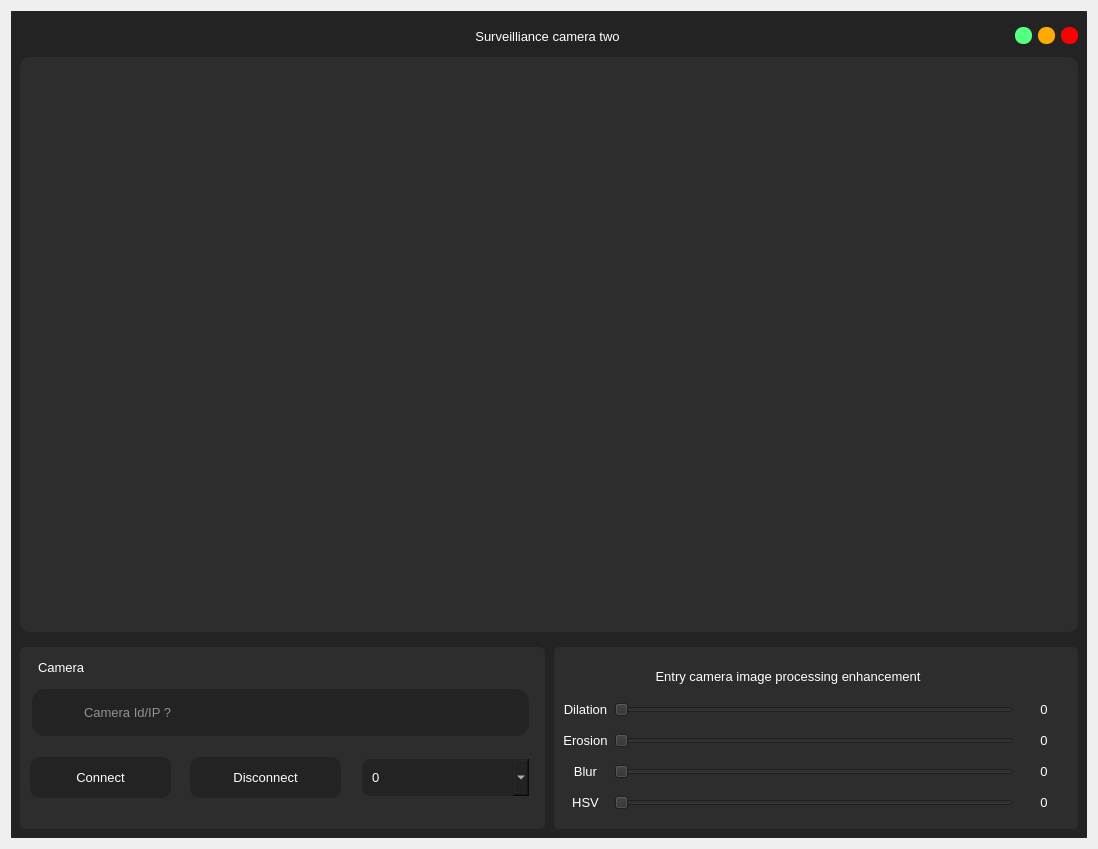
<?xml version="1.0" encoding="UTF-8"?>
<ui version="4.0">
 <class>Dialog</class>
 <widget class="QDialog" name="Dialog">
  <property name="geometry">
   <rect>
    <x>0</x>
    <y>0</y>
    <width>1098</width>
    <height>849</height>
   </rect>
  </property>
  <property name="minimumSize">
   <size>
    <width>1098</width>
    <height>819</height>
   </size>
  </property>
  <property name="maximumSize">
   <size>
    <width>1098</width>
    <height>880</height>
   </size>
  </property>
  <property name="windowTitle">
   <string>Dialog</string>
  </property>
  <layout class="QVBoxLayout" name="verticalLayout">
   <item>
    <widget class="QFrame" name="frame">
     <property name="styleSheet">
      <string notr="true">background-color: rgb(45, 45, 45);</string>
     </property>
     <property name="frameShape">
      <enum>QFrame::NoFrame</enum>
     </property>
     <property name="frameShadow">
      <enum>QFrame::Raised</enum>
     </property>
     <layout class="QVBoxLayout" name="verticalLayout_4">
      <property name="spacing">
       <number>0</number>
      </property>
      <property name="leftMargin">
       <number>0</number>
      </property>
      <property name="topMargin">
       <number>0</number>
      </property>
      <property name="rightMargin">
       <number>0</number>
      </property>
      <property name="bottomMargin">
       <number>0</number>
      </property>
      <item>
       <widget class="QFrame" name="frame_2">
        <property name="styleSheet">
         <string notr="true">QFrame{
	background-color: rgb(35, 35, 35);
	border-radius:5px;
}</string>
        </property>
        <property name="frameShape">
         <enum>QFrame::NoFrame</enum>
        </property>
        <property name="frameShadow">
         <enum>QFrame::Raised</enum>
        </property>
        <layout class="QVBoxLayout" name="verticalLayout_2">
         <property name="leftMargin">
          <number>0</number>
         </property>
         <property name="topMargin">
          <number>0</number>
         </property>
         <property name="rightMargin">
          <number>0</number>
         </property>
         <property name="bottomMargin">
          <number>0</number>
         </property>
         <item>
          <widget class="QFrame" name="frame_3">
           <property name="minimumSize">
            <size>
             <width>0</width>
             <height>40</height>
            </size>
           </property>
           <property name="maximumSize">
            <size>
             <width>16777215</width>
             <height>30</height>
            </size>
           </property>
           <property name="frameShape">
            <enum>QFrame::NoFrame</enum>
           </property>
           <property name="frameShadow">
            <enum>QFrame::Raised</enum>
           </property>
           <layout class="QHBoxLayout" name="horizontalLayout">
            <property name="topMargin">
             <number>0</number>
            </property>
            <property name="bottomMargin">
             <number>0</number>
            </property>
            <item>
             <widget class="QLabel" name="label">
              <property name="minimumSize">
               <size>
                <width>60</width>
                <height>0</height>
               </size>
              </property>
              <property name="maximumSize">
               <size>
                <width>60</width>
                <height>16777215</height>
               </size>
              </property>
              <property name="text">
               <string/>
              </property>
              <property name="pixmap">
               <pixmap resource="../resource/asset.qrc">:/icons/asset/video.svg</pixmap>
              </property>
             </widget>
            </item>
            <item>
             <widget class="QLabel" name="label_2">
              <property name="font">
               <font>
                <family>Arial</family>
                <pointsize>10</pointsize>
               </font>
              </property>
              <property name="styleSheet">
               <string notr="true">QLabel{
	color: rgb(255, 255, 255);
}</string>
              </property>
              <property name="text">
               <string>Surveilliance camera two</string>
              </property>
              <property name="alignment">
               <set>Qt::AlignCenter</set>
              </property>
             </widget>
            </item>
            <item>
             <widget class="QPushButton" name="btn_minimize">
              <property name="minimumSize">
               <size>
                <width>16</width>
                <height>16</height>
               </size>
              </property>
              <property name="maximumSize">
               <size>
                <width>17</width>
                <height>17</height>
               </size>
              </property>
              <property name="styleSheet">
               <string notr="true">QPushButton{
	background-color: rgb(85, 255, 127);
	border:none;
	border-radius: 8px;
}

QPushButton:hover{	
	background-color: rgba(85, 255, 127,150);
	
}</string>
              </property>
              <property name="text">
               <string/>
              </property>
             </widget>
            </item>
            <item>
             <widget class="QPushButton" name="btn_maximize">
              <property name="minimumSize">
               <size>
                <width>16</width>
                <height>16</height>
               </size>
              </property>
              <property name="maximumSize">
               <size>
                <width>17</width>
                <height>17</height>
               </size>
              </property>
              <property name="styleSheet">
               <string notr="true">QPushButton{
	
	background-color: rgb(255, 170, 0);
	border:none;
	border-radius: 8px;
}

QPushButton:hover{	
	background-color: rgba(255, 170, 0,150);
	
}</string>
              </property>
              <property name="text">
               <string/>
              </property>
             </widget>
            </item>
            <item>
             <widget class="QPushButton" name="btn_close">
              <property name="minimumSize">
               <size>
                <width>16</width>
                <height>16</height>
               </size>
              </property>
              <property name="maximumSize">
               <size>
                <width>17</width>
                <height>17</height>
               </size>
              </property>
              <property name="styleSheet">
               <string notr="true">QPushButton{
	background-color: rgb(255, 0, 0);
	border:none;
	border-radius: 8px;
}

QPushButton:hover{	
	background-color: rgba(255, 0, 0,150);
	
}</string>
              </property>
              <property name="text">
               <string/>
              </property>
             </widget>
            </item>
           </layout>
          </widget>
         </item>
         <item>
          <widget class="QFrame" name="frame_4">
           <property name="frameShape">
            <enum>QFrame::NoFrame</enum>
           </property>
           <property name="frameShadow">
            <enum>QFrame::Raised</enum>
           </property>
           <layout class="QVBoxLayout" name="verticalLayout_3">
            <property name="leftMargin">
             <number>9</number>
            </property>
            <property name="topMargin">
             <number>0</number>
            </property>
            <property name="rightMargin">
             <number>9</number>
            </property>
            <property name="bottomMargin">
             <number>0</number>
            </property>
            <item>
             <widget class="QFrame" name="camera_view">
              <property name="minimumSize">
               <size>
                <width>0</width>
                <height>400</height>
               </size>
              </property>
              <property name="styleSheet">
               <string notr="true">QFrame{
	border-radius:10px;
	background-color: rgb(45, 45, 45);
}</string>
              </property>
              <property name="frameShape">
               <enum>QFrame::NoFrame</enum>
              </property>
              <property name="frameShadow">
               <enum>QFrame::Raised</enum>
              </property>
              <layout class="QVBoxLayout" name="verticalLayout_5">
               <property name="spacing">
                <number>6</number>
               </property>
               <property name="leftMargin">
                <number>0</number>
               </property>
               <property name="topMargin">
                <number>0</number>
               </property>
               <property name="rightMargin">
                <number>0</number>
               </property>
               <property name="bottomMargin">
                <number>0</number>
               </property>
               <item>
                <widget class="QLabel" name="camera_feeds">
                 <property name="font">
                  <font>
                   <family>Arial</family>
                   <pointsize>12</pointsize>
                  </font>
                 </property>
                 <property name="styleSheet">
                  <string notr="true">QLabel{
	color: rgb(255, 255, 255);
	border-radius:10px;
	background-color: rgb(45, 45, 45);
}</string>
                 </property>
                 <property name="text">
                  <string/>
                 </property>
                 <property name="pixmap">
                  <pixmap resource="../resource/asset.qrc">:/icons/asset/camera-off.svg</pixmap>
                 </property>
                 <property name="alignment">
                  <set>Qt::AlignCenter</set>
                 </property>
                </widget>
               </item>
              </layout>
             </widget>
            </item>
           </layout>
          </widget>
         </item>
         <item>
          <widget class="QFrame" name="frame_5">
           <property name="maximumSize">
            <size>
             <width>16777215</width>
             <height>200</height>
            </size>
           </property>
           <property name="frameShape">
            <enum>QFrame::NoFrame</enum>
           </property>
           <property name="frameShadow">
            <enum>QFrame::Raised</enum>
           </property>
           <layout class="QHBoxLayout" name="horizontalLayout_2">
            <property name="spacing">
             <number>9</number>
            </property>
            <property name="leftMargin">
             <number>9</number>
            </property>
            <item>
             <widget class="QFrame" name="frame_6">
              <property name="minimumSize">
               <size>
                <width>525</width>
                <height>0</height>
               </size>
              </property>
              <property name="maximumSize">
               <size>
                <width>520</width>
                <height>16777215</height>
               </size>
              </property>
              <property name="styleSheet">
               <string notr="true">
QFrame{
	background-color: rgb(45, 45, 45);
	border-radius:5px;
}</string>
              </property>
              <property name="frameShape">
               <enum>QFrame::StyledPanel</enum>
              </property>
              <property name="frameShadow">
               <enum>QFrame::Raised</enum>
              </property>
              <widget class="QLabel" name="label_28">
               <property name="geometry">
                <rect>
                 <x>20</x>
                 <y>50</y>
                 <width>41</width>
                 <height>31</height>
                </rect>
               </property>
               <property name="styleSheet">
                <string notr="true">background-color: rgb(35,35,35);</string>
               </property>
               <property name="text">
                <string/>
               </property>
               <property name="pixmap">
                <pixmap resource="../resource/asset.qrc">:/icons/asset/video.svg</pixmap>
               </property>
              </widget>
              <widget class="QPushButton" name="btn_exit_cam_connect">
               <property name="geometry">
                <rect>
                 <x>10</x>
                 <y>110</y>
                 <width>141</width>
                 <height>41</height>
                </rect>
               </property>
               <property name="font">
                <font>
                 <pointsize>10</pointsize>
                </font>
               </property>
               <property name="styleSheet">
                <string notr="true">QPushButton{
	color: rgb(255, 255, 255);
	background-color: rgb(35, 35, 35);
	border:none;
	border-radius: 10px;
}

QPushButton:hover{
	border-radius: 20px;
}

QPushButton:pressed{
	border: 2px solid rgb(255,255,255);	
}</string>
               </property>
               <property name="text">
                <string>Connect</string>
               </property>
               <property name="icon">
                <iconset resource="../resource/asset.qrc">
                 <normaloff>:/icons/asset/video.svg</normaloff>:/icons/asset/video.svg</iconset>
               </property>
               <property name="iconSize">
                <size>
                 <width>30</width>
                 <height>30</height>
                </size>
               </property>
               <property name="flat">
                <bool>true</bool>
               </property>
              </widget>
              <widget class="QLineEdit" name="exit_cam_ip">
               <property name="geometry">
                <rect>
                 <x>10</x>
                 <y>40</y>
                 <width>501</width>
                 <height>51</height>
                </rect>
               </property>
               <property name="font">
                <font>
                 <pointsize>10</pointsize>
                </font>
               </property>
               <property name="styleSheet">
                <string notr="true">QLineEdit{
    background-color: rgb(35,35,35);
	color: rgb(255, 255, 255);
	border: 2px solid  rgb(45, 45, 45);
	border-radius:15px;
	padding-left: 50px;
}

QLineEdit:hover{
	border:2px solid rgb(35, 35, 35);
}

QLineEdit:focus{
	border:2px solid rgb(255, 255, 255);
}</string>
               </property>
               <property name="placeholderText">
                <string>Camera Id/IP ?</string>
               </property>
               <property name="clearButtonEnabled">
                <bool>true</bool>
               </property>
              </widget>
              <widget class="QComboBox" name="exit_comboBox">
               <property name="geometry">
                <rect>
                 <x>340</x>
                 <y>110</y>
                 <width>171</width>
                 <height>41</height>
                </rect>
               </property>
               <property name="minimumSize">
                <size>
                 <width>0</width>
                 <height>41</height>
                </size>
               </property>
               <property name="maximumSize">
                <size>
                 <width>16777215</width>
                 <height>41</height>
                </size>
               </property>
               <property name="font">
                <font>
                 <pointsize>10</pointsize>
                </font>
               </property>
               <property name="styleSheet">
                <string notr="true">QComboBox{
	background-color: rgb(35,35,35);
	color: rgb(255, 255, 255);
	border: 2px solid rgb(45, 45, 45);
	padding-left:10px;
	border-radius: 10px;
}</string>
               </property>
               <property name="frame">
                <bool>false</bool>
               </property>
               <item>
                <property name="text">
                 <string>0</string>
                </property>
               </item>
               <item>
                <property name="text">
                 <string>1</string>
                </property>
               </item>
               <item>
                <property name="text">
                 <string>2</string>
                </property>
               </item>
               <item>
                <property name="text">
                 <string>3</string>
                </property>
               </item>
               <item>
                <property name="text">
                 <string>4</string>
                </property>
               </item>
               <item>
                <property name="text">
                 <string>5</string>
                </property>
               </item>
              </widget>
              <widget class="QPushButton" name="btn_exit_cam_disconect">
               <property name="geometry">
                <rect>
                 <x>170</x>
                 <y>110</y>
                 <width>151</width>
                 <height>41</height>
                </rect>
               </property>
               <property name="font">
                <font>
                 <pointsize>10</pointsize>
                </font>
               </property>
               <property name="styleSheet">
                <string notr="true">QPushButton{
	color: rgb(255, 255, 255);
	background-color: rgb(35, 35, 35);
	border:none;
	border-radius: 10px;
}

QPushButton:hover{
	border-radius: 20px;
}

QPushButton:pressed{
	border: 2px solid rgb(255,255,255);	
}</string>
               </property>
               <property name="text">
                <string>Disconnect</string>
               </property>
               <property name="icon">
                <iconset resource="../resource/asset.qrc">
                 <normaloff>:/icons/asset/video-off.svg</normaloff>:/icons/asset/video-off.svg</iconset>
               </property>
               <property name="iconSize">
                <size>
                 <width>30</width>
                 <height>30</height>
                </size>
               </property>
               <property name="flat">
                <bool>true</bool>
               </property>
              </widget>
              <widget class="QLabel" name="label_15">
               <property name="geometry">
                <rect>
                 <x>10</x>
                 <y>10</y>
                 <width>451</width>
                 <height>20</height>
                </rect>
               </property>
               <property name="minimumSize">
                <size>
                 <width>0</width>
                 <height>20</height>
                </size>
               </property>
               <property name="maximumSize">
                <size>
                 <width>16777215</width>
                 <height>20</height>
                </size>
               </property>
               <property name="font">
                <font>
                 <family>Arial</family>
                 <pointsize>10</pointsize>
                </font>
               </property>
               <property name="styleSheet">
                <string notr="true">color: rgb(255, 255, 255);
padding-left:5px;</string>
               </property>
               <property name="text">
                <string>Camera </string>
               </property>
               <property name="alignment">
                <set>Qt::AlignLeading|Qt::AlignLeft|Qt::AlignVCenter</set>
               </property>
              </widget>
              <zorder>btn_exit_cam_connect</zorder>
              <zorder>exit_cam_ip</zorder>
              <zorder>exit_comboBox</zorder>
              <zorder>btn_exit_cam_disconect</zorder>
              <zorder>label_28</zorder>
              <zorder>label_15</zorder>
             </widget>
            </item>
            <item>
             <widget class="QFrame" name="frame_7">
              <property name="maximumSize">
               <size>
                <width>525</width>
                <height>16777215</height>
               </size>
              </property>
              <property name="styleSheet">
               <string notr="true">QFrame{
	background-color: rgb(45, 45, 45);
	border-radius:5px;
}</string>
              </property>
              <property name="frameShape">
               <enum>QFrame::NoFrame</enum>
              </property>
              <property name="frameShadow">
               <enum>QFrame::Raised</enum>
              </property>
              <layout class="QGridLayout" name="gridLayout">
               <item row="0" column="0" colspan="2">
                <widget class="QLabel" name="label_14">
                 <property name="minimumSize">
                  <size>
                   <width>0</width>
                   <height>20</height>
                  </size>
                 </property>
                 <property name="maximumSize">
                  <size>
                   <width>16777215</width>
                   <height>20</height>
                  </size>
                 </property>
                 <property name="font">
                  <font>
                   <family>Arial</family>
                   <pointsize>10</pointsize>
                  </font>
                 </property>
                 <property name="styleSheet">
                  <string notr="true">color: rgb(255, 255, 255);</string>
                 </property>
                 <property name="text">
                  <string>Entry camera image processing enhancement</string>
                 </property>
                 <property name="alignment">
                  <set>Qt::AlignCenter</set>
                 </property>
                </widget>
               </item>
               <item row="1" column="0">
                <widget class="QLabel" name="entry_dilation_label">
                 <property name="font">
                  <font>
                   <family>Arial</family>
                   <pointsize>10</pointsize>
                   <weight>50</weight>
                   <bold>false</bold>
                  </font>
                 </property>
                 <property name="styleSheet">
                  <string notr="true">QLabel{
	color: rgb(255, 255, 255);
	background-color: rgb(45, 45, 45);
	border-radius: 10px;
}</string>
                 </property>
                 <property name="text">
                  <string>Dilation</string>
                 </property>
                 <property name="alignment">
                  <set>Qt::AlignCenter</set>
                 </property>
                </widget>
               </item>
               <item row="1" column="1">
                <widget class="QSlider" name="dilation">
                 <property name="toolTip">
                  <string/>
                 </property>
                 <property name="maximum">
                  <number>500</number>
                 </property>
                 <property name="orientation">
                  <enum>Qt::Horizontal</enum>
                 </property>
                </widget>
               </item>
               <item row="1" column="2">
                <widget class="QLabel" name="dilation_value">
                 <property name="minimumSize">
                  <size>
                   <width>50</width>
                   <height>0</height>
                  </size>
                 </property>
                 <property name="font">
                  <font>
                   <family>Arial</family>
                   <pointsize>10</pointsize>
                   <weight>50</weight>
                   <bold>false</bold>
                  </font>
                 </property>
                 <property name="styleSheet">
                  <string notr="true">QLabel{
	color: rgb(255, 255, 255);
	background-color: rgb(45, 45, 45);
	border-radius: 10px;
}</string>
                 </property>
                 <property name="text">
                  <string>0</string>
                 </property>
                 <property name="alignment">
                  <set>Qt::AlignCenter</set>
                 </property>
                </widget>
               </item>
               <item row="2" column="0">
                <widget class="QLabel" name="entry_erosion_label">
                 <property name="font">
                  <font>
                   <family>Arial</family>
                   <pointsize>10</pointsize>
                   <weight>50</weight>
                   <bold>false</bold>
                  </font>
                 </property>
                 <property name="styleSheet">
                  <string notr="true">QLabel{
	color: rgb(255, 255, 255);
	background-color: rgb(45, 45, 45);
	border-radius: 10px;
}</string>
                 </property>
                 <property name="text">
                  <string>Erosion</string>
                 </property>
                 <property name="alignment">
                  <set>Qt::AlignCenter</set>
                 </property>
                </widget>
               </item>
               <item row="2" column="1">
                <widget class="QSlider" name="erosion">
                 <property name="maximum">
                  <number>500</number>
                 </property>
                 <property name="orientation">
                  <enum>Qt::Horizontal</enum>
                 </property>
                </widget>
               </item>
               <item row="2" column="2">
                <widget class="QLabel" name="erosion_value">
                 <property name="minimumSize">
                  <size>
                   <width>50</width>
                   <height>0</height>
                  </size>
                 </property>
                 <property name="font">
                  <font>
                   <family>Arial</family>
                   <pointsize>10</pointsize>
                   <weight>50</weight>
                   <bold>false</bold>
                  </font>
                 </property>
                 <property name="styleSheet">
                  <string notr="true">QLabel{
	color: rgb(255, 255, 255);
	background-color: rgb(45, 45, 45);
	border-radius: 10px;
}</string>
                 </property>
                 <property name="text">
                  <string>0</string>
                 </property>
                 <property name="alignment">
                  <set>Qt::AlignCenter</set>
                 </property>
                </widget>
               </item>
               <item row="3" column="0">
                <widget class="QLabel" name="entry_blur_label">
                 <property name="font">
                  <font>
                   <family>Arial</family>
                   <pointsize>10</pointsize>
                   <weight>50</weight>
                   <bold>false</bold>
                  </font>
                 </property>
                 <property name="styleSheet">
                  <string notr="true">QLabel{
	color: rgb(255, 255, 255);
	background-color: rgb(45, 45, 45);
	border-radius: 10px;
}</string>
                 </property>
                 <property name="text">
                  <string>Blur</string>
                 </property>
                 <property name="alignment">
                  <set>Qt::AlignCenter</set>
                 </property>
                </widget>
               </item>
               <item row="3" column="1">
                <widget class="QSlider" name="blur">
                 <property name="maximum">
                  <number>500</number>
                 </property>
                 <property name="orientation">
                  <enum>Qt::Horizontal</enum>
                 </property>
                </widget>
               </item>
               <item row="3" column="2">
                <widget class="QLabel" name="blur_value">
                 <property name="minimumSize">
                  <size>
                   <width>50</width>
                   <height>0</height>
                  </size>
                 </property>
                 <property name="font">
                  <font>
                   <family>Arial</family>
                   <pointsize>10</pointsize>
                   <weight>50</weight>
                   <bold>false</bold>
                  </font>
                 </property>
                 <property name="styleSheet">
                  <string notr="true">QLabel{
	color: rgb(255, 255, 255);
	background-color: rgb(45, 45, 45);
	border-radius: 10px;
}</string>
                 </property>
                 <property name="text">
                  <string>0</string>
                 </property>
                 <property name="alignment">
                  <set>Qt::AlignCenter</set>
                 </property>
                </widget>
               </item>
               <item row="4" column="0">
                <widget class="QLabel" name="entry_unimp_label">
                 <property name="font">
                  <font>
                   <family>Arial</family>
                   <pointsize>10</pointsize>
                   <weight>50</weight>
                   <bold>false</bold>
                  </font>
                 </property>
                 <property name="styleSheet">
                  <string notr="true">QLabel{
	color: rgb(255, 255, 255);
	background-color: rgb(45, 45, 45);
	border-radius: 10px;
}</string>
                 </property>
                 <property name="text">
                  <string>HSV</string>
                 </property>
                 <property name="alignment">
                  <set>Qt::AlignCenter</set>
                 </property>
                </widget>
               </item>
               <item row="4" column="1">
                <widget class="QSlider" name="hsv">
                 <property name="maximum">
                  <number>500</number>
                 </property>
                 <property name="orientation">
                  <enum>Qt::Horizontal</enum>
                 </property>
                </widget>
               </item>
               <item row="4" column="2">
                <widget class="QLabel" name="hsv_value">
                 <property name="minimumSize">
                  <size>
                   <width>50</width>
                   <height>0</height>
                  </size>
                 </property>
                 <property name="font">
                  <font>
                   <family>Arial</family>
                   <pointsize>10</pointsize>
                   <weight>50</weight>
                   <bold>false</bold>
                  </font>
                 </property>
                 <property name="styleSheet">
                  <string notr="true">QLabel{
	color: rgb(255, 255, 255);
	background-color: rgb(45, 45, 45);
	border-radius: 10px;
}</string>
                 </property>
                 <property name="text">
                  <string>0</string>
                 </property>
                 <property name="alignment">
                  <set>Qt::AlignCenter</set>
                 </property>
                </widget>
               </item>
              </layout>
             </widget>
            </item>
           </layout>
          </widget>
         </item>
        </layout>
       </widget>
      </item>
     </layout>
    </widget>
   </item>
  </layout>
 </widget>
 <resources>
  <include location="../resource/asset.qrc"/>
 </resources>
 <connections/>
</ui>
